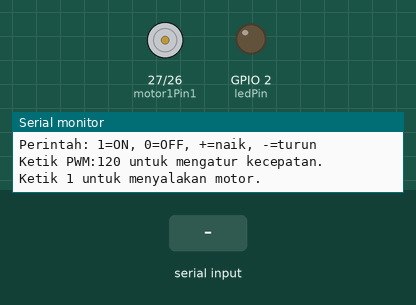
Simulated run of this sketch. Board: ESP32. Shown: motor-driver pin pairs drawn as motors (green arrow = first pin HIGH = forward, orange = second pin HIGH = backward, longer = more drive, scaled by the enable pin), output pins drawn as LEDs (lit = HIGH), the last lines printed to the serial monitor. The test bench sets the inputs (shaded band).

Above: at 1.2 s.
1.3 s: "PWM:\n" received over Serial
2.8 s: "1\n" received over Serial
At 3.1 s:
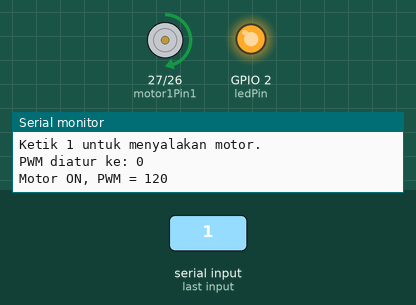
4.3 s: "+\n" received over Serial
At 5.4 s:
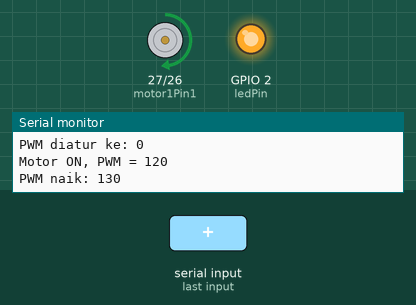
5.8 s: "0\n" received over Serial
At 6.6 s:
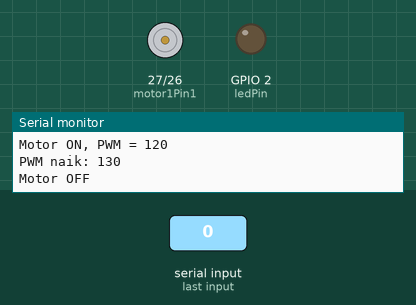
7.3 s: "+\n" received over Serial
At 7.7 s:
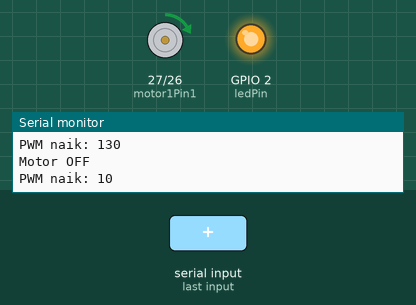
8.8 s: "PWM:,45\n" received over Serial
At 10.1 s:
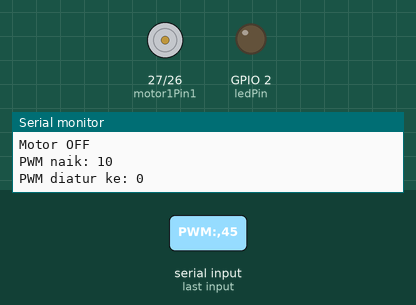
Timing chart, 0 to 11.3 s (numbered marks = the images above; inputs shaded):
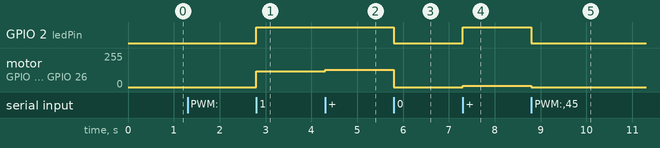

The sketch:

Basic_Robotika_iMCLab.ino
```cpp
/*
  Kontrol Motor DC + LED menggunakan PWM via Serial
  Board     : ESP32
  Core      : Arduino-ESP32 3.3.12

  Perintah Serial Monitor:
  1       = Motor ON
  0       = Motor OFF
  +       = Kecepatan naik 10
  -       = Kecepatan turun 10
  PWM:xxx = Atur PWM 0-255
*/

const int ledPin = 2;

const int motor1Pin1 = 27;
const int motor1Pin2 = 26;
const int enable1Pin = 12;

// Pengaturan PWM
const int freq = 30000;
const int resolution = 8;

int dutyCycle = 120;  // Kecepatan awal relatif pelan
const int DUTY_STEP = 10;
const int DUTY_MIN = 0;
const int DUTY_MAX = 255;

String inputString = "";

void applyMotor() {
  digitalWrite(motor1Pin1, HIGH);
  digitalWrite(motor1Pin2, LOW);

  // ESP32 Core 3.x menggunakan PIN, bukan channel
  ledcWrite(enable1Pin, dutyCycle);

  digitalWrite(ledPin, dutyCycle > 0 ? HIGH : LOW);
}

void MotorOn() {
  if (dutyCycle == 0) {
    dutyCycle = 120;
  }

  applyMotor();

  Serial.print("Motor ON, PWM = ");
  Serial.println(dutyCycle);
}

void MotorOff() {
  dutyCycle = 0;
  applyMotor();

  Serial.println("Motor OFF");
}

void naikkanKecepatan() {
  dutyCycle += DUTY_STEP;

  if (dutyCycle > DUTY_MAX) {
    dutyCycle = DUTY_MAX;
  }

  applyMotor();

  Serial.print("PWM naik: ");
  Serial.println(dutyCycle);
}

void turunkanKecepatan() {
  dutyCycle -= DUTY_STEP;

  if (dutyCycle < DUTY_MIN) {
    dutyCycle = DUTY_MIN;
  }

  applyMotor();

  Serial.print("PWM turun: ");
  Serial.println(dutyCycle);
}

void setDuty(int val) {
  dutyCycle = constrain(val, DUTY_MIN, DUTY_MAX);
  applyMotor();

  Serial.print("PWM diatur ke: ");
  Serial.println(dutyCycle);
}

void setup() {
  Serial.begin(115200);

  pinMode(ledPin, OUTPUT);
  pinMode(motor1Pin1, OUTPUT);
  pinMode(motor1Pin2, OUTPUT);

  // Mengganti ledcSetup() dan ledcAttachPin()
  bool pwmOK = ledcAttach(enable1Pin, freq, resolution);

  digitalWrite(motor1Pin1, LOW);
  digitalWrite(motor1Pin2, LOW);
  ledcWrite(enable1Pin, 0);
  digitalWrite(ledPin, LOW);

  Serial.println("ESP32 Motor Controller siap.");

  if (!pwmOK) {
    Serial.println("ERROR: Konfigurasi PWM gagal!");
  } else {
    Serial.println("Perintah: 1=ON, 0=OFF, +=naik, -=turun");
    Serial.println("Ketik PWM:120 untuk mengatur kecepatan.");
    Serial.println("Ketik 1 untuk menyalakan motor.");
  }
}

void loop() {
  while (Serial.available() > 0) {
    char c = Serial.read();

    if (c == '\n' || c == '\r') {
      inputString.trim();

      if (inputString.length() > 0) {
        if (inputString.startsWith("PWM:")) {
          int val = inputString.substring(4).toInt();
          setDuty(val);
        } else if (inputString == "1") {
          MotorOn();
        } else if (inputString == "0") {
          MotorOff();
        } else if (inputString == "+") {
          naikkanKecepatan();
        } else if (inputString == "-") {
          turunkanKecepatan();
        } else {
          Serial.print("Perintah tidak dikenal: ");
          Serial.println(inputString);
        }
      }

      inputString = "";
    } else {
      inputString += c;
    }
  }
}
```

Measured:
- after the input at 2.8 s, GPIO 2 (ledPin): LOW → HIGH at once; motor on GPIO 27 (motor1Pin1) / GPIO 26 (motor1Pin2): stopped → forward 120/255 at once
- after the input at 4.3 s, motor on GPIO 27 (motor1Pin1) / GPIO 26 (motor1Pin2): forward 120/255 → forward 129/255 at once
- after the input at 5.8 s, GPIO 2 (ledPin): HIGH → LOW at once; motor on GPIO 27 (motor1Pin1) / GPIO 26 (motor1Pin2): forward 129/255 → stopped at once
- after the input at 7.3 s, GPIO 2 (ledPin): LOW → HIGH at once; motor on GPIO 27 (motor1Pin1) / GPIO 26 (motor1Pin2): stopped → forward 10/255 at once
- after the input at 8.8 s, GPIO 2 (ledPin): HIGH → LOW at once; motor on GPIO 27 (motor1Pin1) / GPIO 26 (motor1Pin2): forward 10/255 → stopped at once
